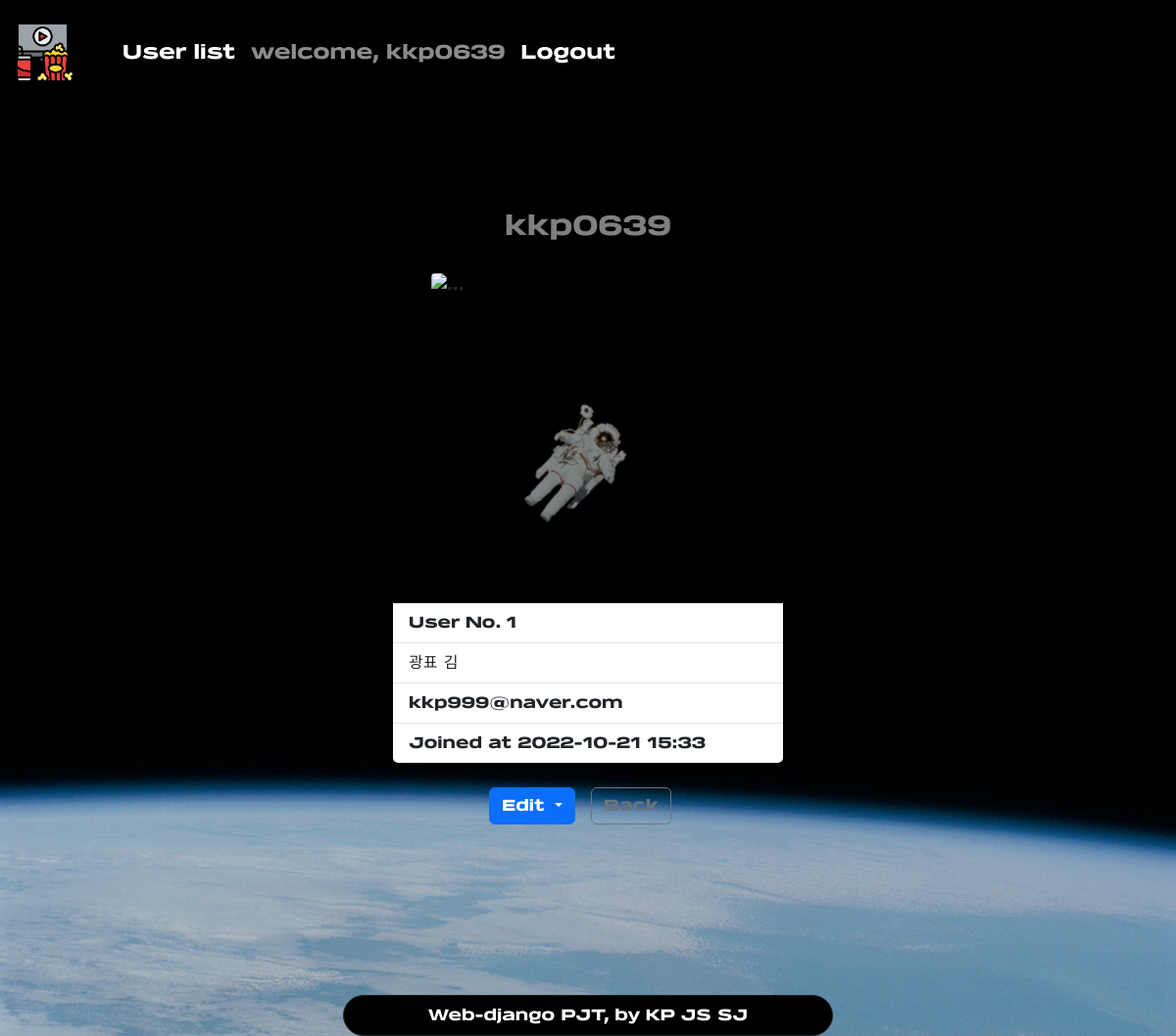
Before: /accounts/1 (signed in) with the older database file.
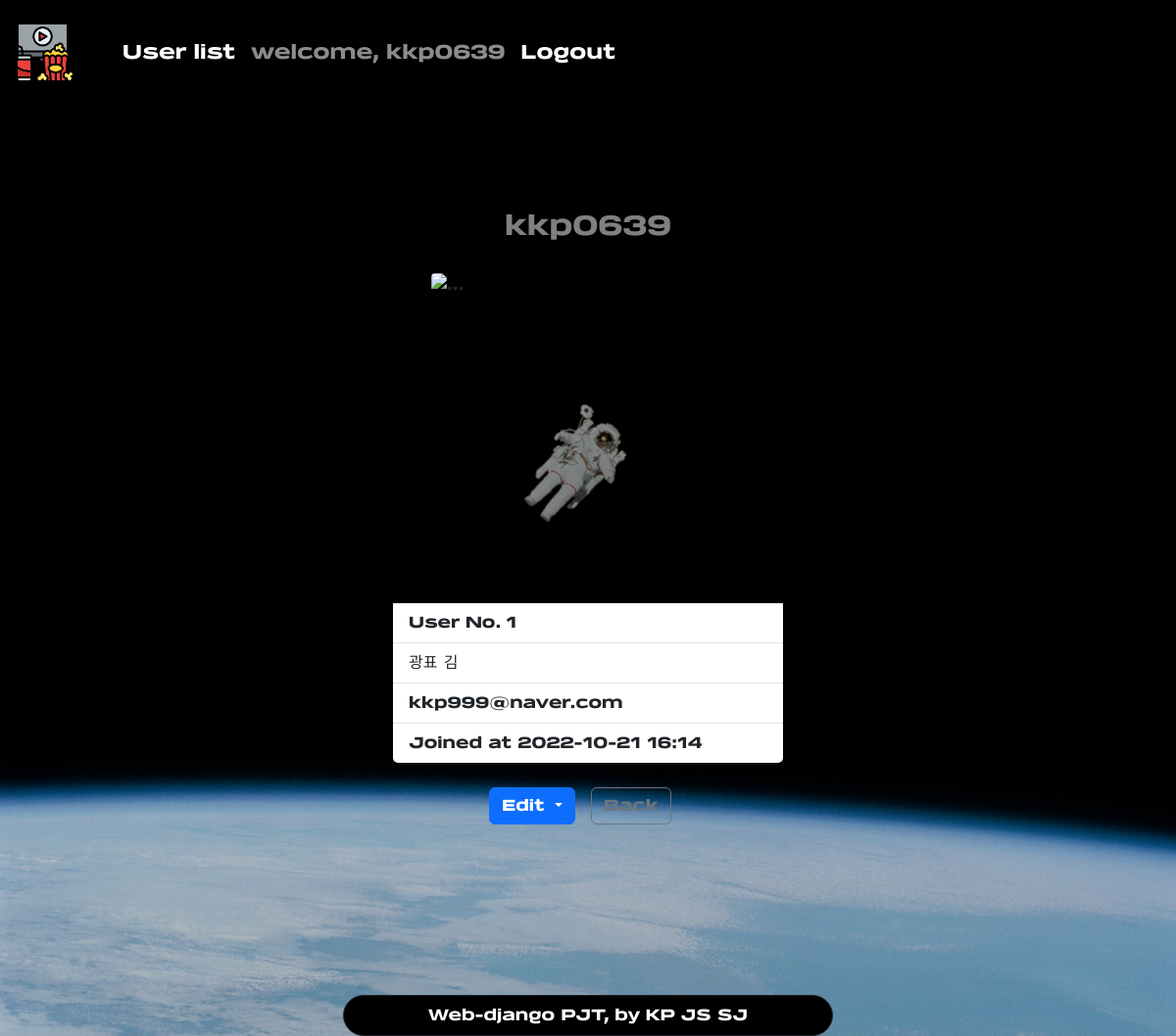
After: the same page with the newer database file.
### accounts/models.py (models this page shows)
class User(AbstractUser):
    pass

### accounts/views.py (the view)
# urls.py: path("<int:pk>", views.profile, name="profile"),
@login_required
def profile(request, pk):
    user = User.objects.get(pk=pk)
    profile = ['https://cdn.pixabay.com/photo/2021/04/05/15/55/neptune-6153867_960_720.png',
    'https://cdn.pixabay.com/photo/2021/04/05/15/48/earth-6153854_960_720.png',
    'https://cdn.pixabay.com/photo/2021/04/05/15/52/jupiter-6153859_960_720.png',
    'https://cdn.pixabay.com/photo/2021/04/05/15/44/venus-6153849_960_720.png',
    'https://cdn.pixabay.com/photo/2021/04/05/15/53/saturn-6153860_960_720.png',
    'https://cdn.pixabay.com/photo/2021/04/05/15/44/mercury-6153848_960_720.png',
    'https://cdn.pixabay.com/photo/2021/04/05/15/48/moon-6153855_960_720.png',
    'https://cdn.pixabay.com/photo/2021/04/05/15/52/mars-6153858_960_720.png',
    'https://cdn.pixabay.com/photo/2021/04/05/15/54/uranus-6153865_960_720.png']
    profile_image = random.choice(profile)
    context = {
        "profile_image": profile_image,
        "user": user,
    }
    return render(request, "accounts/profile.html", context)

### accounts/templates/accounts/profile.html (shortened to what this page needs)
{% extends 'base.html' %}
{% block content %}
  {% load django_bootstrap5 %}
  <div class="container d-flex flex-column align-items-center py-5">
    <div class="card mt-5 mb-4" style="width: 25rem;">
      <div class="card-header text-white opacity-50">
        <h5 class="fs-3 fw-bold text-center my-1">
          {{ user.username }}
        </h5>
      </div>
      <div class="card-body d-flex justify-content-center">
        <img src="{{ profile_image }}" class="card-img-top rounded-1" style="width: 20rem; height: 20rem;" alt="...">
      </div>
      <ul class="list-group list-group-flush">
        <li class="list-group-item">User No.
          {{ user.pk }}</li>
        <li class="list-group-item">{{ user.first_name }}
          {{ user.last_name }}</li>
        <li class="list-group-item">{{ user.email }}</li>
        <li class="list-group-item">Joined at
          {{ user.date_joined|date:'Y-m-d H:i' }}</li>
      </ul>
    </div>
    {% if request.user == user %}
      <div class="mb-5 d-flex justify-content-end">
        <div class="btn-group" role="group">
          <button type="button" class="btn btn-primary dropdown-toggle" data-bs-toggle="dropdown" aria-expanded="false">
            Edit
          </button>
        </div>
        <a class=" btn btn-outline-secondary mx-3" href="{% url 'accounts:userlist' %}" role="button">Back</a>
      </div>
    {% else %}
      <div class="d-flex justify-content-end">
        <a class=" btn btn-outline-secondary mx-3" href="{% url 'accounts:userlist' %}" role="button">Back</a>
      </div>
    {% endif %}
  </div>
{% endblock content %}

### templates/base.html (shortened to what this page needs)
{% load static %}
{% load django_bootstrap5 %}
<!DOCTYPE html>
<html lang="en">
<head>
  {% bootstrap_css %}
  <link rel="stylesheet" href="https://cdn.jsdelivr.net/npm/bootstrap-icons@1.9.1/font/bootstrap-icons.css">
  <link rel="stylesheet" href="{% static 'css/style.css' %}" type="text/css">
</head>
<body class="background-img">
  <nav class="navbar navbar-expand-lg navbar-dark bg-black py-3">
    <div class="container-fluid w-100">
      <a class="navbar-brand" href="{% url 'articles:index' %}">
        <img class="" src="{% static 'images/logo.png' %}" alt="logo" height="65">
      </a>
      <div class="collapse navbar-collapse" id="navbarSupportedContent">
        <ul class="navbar-nav me-auto mb-2 mb-lg-0 ms-lg-4 fs-5 d-flex justify-content-between">
          {% if request.user.is_authenticated %}
          <li class="nav-item">
            <a class="nav-link active" href="{% url 'accounts:userlist' %}">User list</a>
          </li>
          <li class="nav-item">
            <a class="nav-link" href="{% url 'accounts:profile' user.pk %}">welcome,
              {{ user }}</a>
          </li>
          <li class="nav-item">
            <form action="{% url 'accounts:logout' %}" method="POST">
              <input class="bg-black border-0 nav-link text-white" type="submit" value="Logout">
            </form>
          </li>
          {% endif %}
        </ul>
      </div>
    </div>
  </nav>
  {% block content %}{% endblock %}
  <footer class="text-center">
    <div class="position-fixed bottom-0 w-100 d-flex justify-content-center">
      <div class="bg-black py-2 col-5 rounded-5 border border-dark">
        <p class="text-white m-0">Web-django PJT, by KP JS SJ</p>
      </div>
    </div>
    <div class="m-5">
      <br>
    </div>
  </footer>
</body>
</html>

Changed rows visible on the page:
changed User "kkp0639": date_joined "2022-10-21 15:33" → "2022-10-21 16:14"
